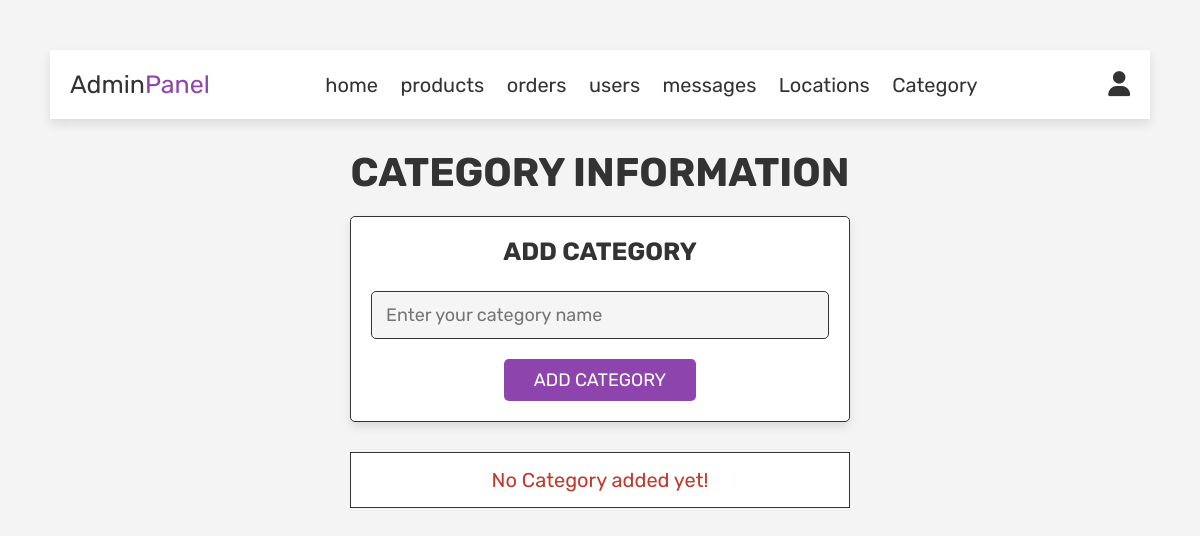
The page /admin/admin_category.php on the database as committed earlier.
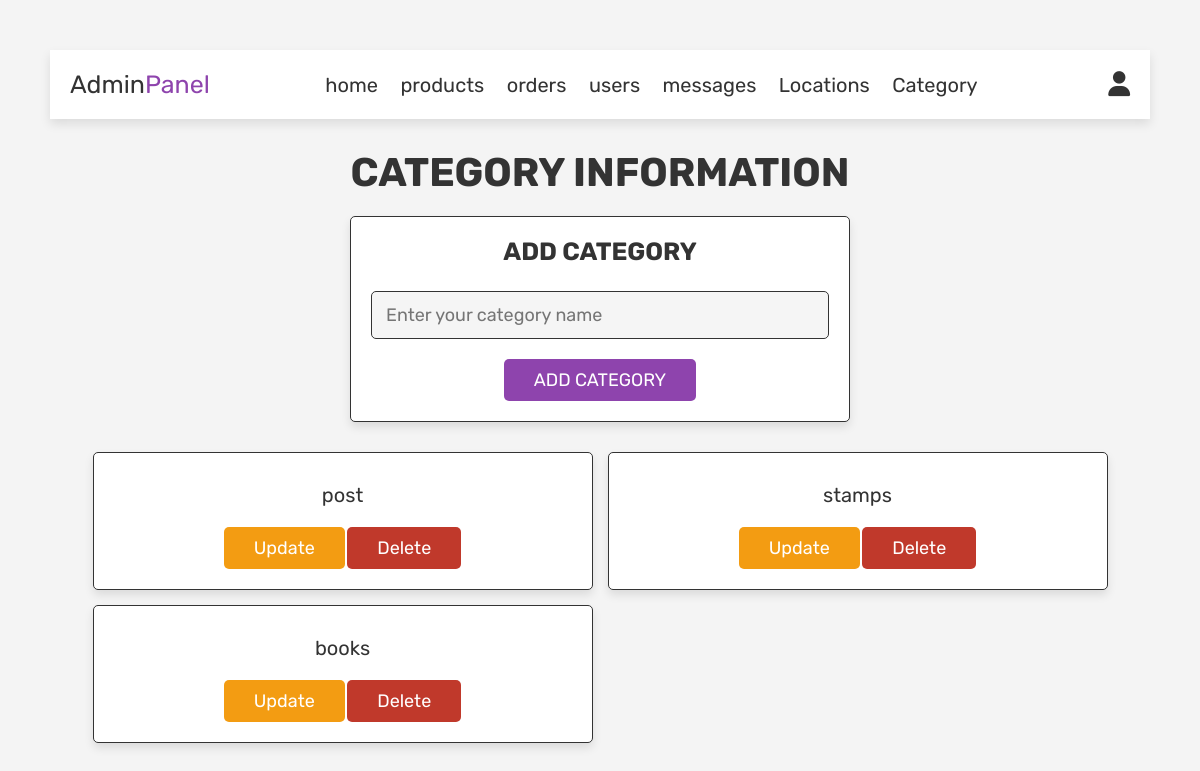
The same page on the database as committed later.
### tables this page shows
CREATE TABLE `category` (
  `id` int(11) NOT NULL,
  `name` varchar(200) NOT NULL
);

### admin/admin_category.php (the view, shortened to what this page needs)
<?php
include '../config.php';
?>
<!DOCTYPE html>
<html lang="en">
<head>
    <link rel="stylesheet" href="https://cdnjs.cloudflare.com/ajax/libs/font-awesome/6.6.0/css/all.min.css" />
    <link rel="stylesheet" href="../css/admin_style.css">
</head>
<body>
<?php
    include 'admin_header.php';
    ?>
<section class="add-products">
    <h1 class="title">Category Information</h1>
    <form action="" method="post" enctype="multipart/form-data">
        <h3>Add CATEGORY</h3>
        <input type="text" name="name" class="box" placeholder="Enter your category name" required>
        <input type="submit" name="add_category" class=" btn" value="ADD CATEGORY" required>
    </form>
</section>
<section class="show-products">
    <div class="box-container">
      <?php
      $select_products=mysqli_query($conn,"SELECT * FROM `category`") or die("Query failed");
      if(mysqli_num_rows($select_products)>0){
        while($fetch_products=mysqli_fetch_assoc($select_products)){
     ?>
     <div class="box">
       <div class="name"><?php echo $fetch_products['name'] ?></div>
        <a href="admin_category.php?update=<?php echo $fetch_products['id']?>" class="option-btn">Update</a>
        <a href="admin_category.php?delete=<?php echo $fetch_products['id']?>" class="delete-btn" onclick="return confirm('Delete this Category?')">Delete</a>
    </div>
            <?php
        }
      }
      else{
        echo '<p class="empty">No Category added yet!</p>';
      }
      ?>
    </div>
</section>
</body>
</html>

Rows that differ between the two databases and show on the page:
added category: name "post"
added category: name "stamps"
added category: name "books"
Other text that changed with them:
text no longer shown: "No Category added yet!"
